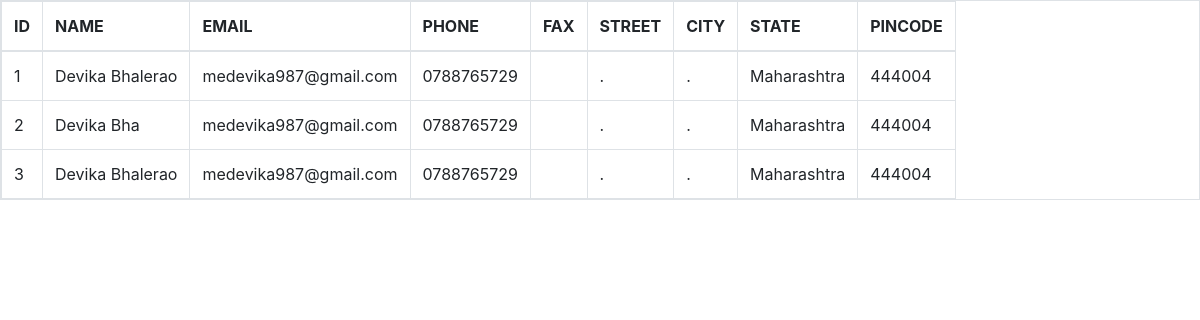
The app's page /committee/adoptdisplay.php with its own data.
### tables this page shows
CREATE TABLE `adoption` (
  `id` int(11) NOT NULL,
  `name` varchar(55) NOT NULL,
  `email` varchar(200) NOT NULL,
  `phone` varchar(10) NOT NULL,
  `fax` varchar(10) NOT NULL,
  `street` varchar(255) NOT NULL,
  `city` varchar(255) NOT NULL,
  `state` varchar(255) NOT NULL,
  `pin` varchar(6) NOT NULL
);

### committee/adoptdisplay.php (the view, shortened to what this page needs)
<!doctype html>
<html lang="en">
  <head>
    <link rel="stylesheet" href="https://stackpath.bootstrapcdn.com/bootstrap/4.3.1/css/bootstrap.min.css">
  </head>
  <body>
      <table class="table table-bordered table-inverse table-responsive">
          <thead class="thead-inverse">
              <tr>
                  <th>ID</th>
                  <th>NAME</th>
                  <th>EMAIL</th>
                  <th>PHONE</th>
                  <th>FAX</th>
                  <th>STREET</th>
                  <th>CITY</th>
                  <th>STATE</th>
                  <th>PINCODE</th>
              </tr>
              </thead>
              <tbody>
                  <?php
                  $conn=mysqli_connect("localhost","root","","ermsdb");
                  $sql="SELECT * FROM adoption";
                  $result=$conn->query($sql);
                  if($result->num_rows > 0)
                  {
                    while($row=$result->fetch_assoc()){
                      echo "<tr><td>".$row["id"]."</td><td>".$row["name"]."</td><td>".$row["email"]."</td><td>".$row["phone"]."</td><td>".$row["fax"]."</td><td>".$row["street"]."</td><td>".$row["city"]."</td><td>".$row["state"]."</td><td>".$row["pin"]."</td></tr>";
                    }
                    echo"</table>";
                  }
                  else{
                    echo "0 result";
                  }
                  ?>
  </body>
</html>

### records on screen
adoption: id "1", name "Devika Bhalerao", email "medevika987@gmail.com", phone "0788765729", street ".", city ".", state "Maharashtra", pin "444004"
adoption: id "2", name "Devika Bha", email "medevika987@gmail.com", phone "0788765729", street ".", city ".", state "Maharashtra", pin "444004"
adoption: id "3", name "Devika Bhalerao", email "medevika987@gmail.com", phone "0788765729", street ".", city ".", state "Maharashtra", pin "444004"
